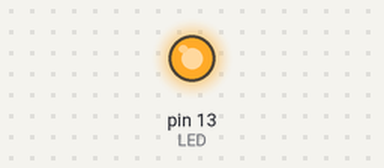
This sketch was run on a simulated Arduino Uno, built with avr-gcc and run on an emulated ATmega328P. Shown: output pins drawn as LEDs (lit = HIGH).

Above: at 0.1 s.
At 2.6 s:
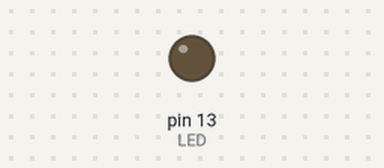
Timing chart, 0 to 4.1 s (numbered marks = the images above):
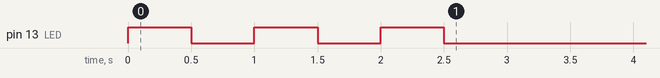

The sketch:

test_sketch_mar24_led.ino
```cpp
#include <SoftwareSerial.h> // will allow us to use the serial communication library

int LED = 13; // most arduino boards have an onboard LED on pin 13

void setup() { // called once pers startup

  // start sequence -> flash LED 3 times
  pinMode(LED, OUTPUT); // set up pin as output
  for (int i = 0; i < 3; i++) {
    digitalWrite(LED, HIGH); // turn on LED (i.e. set to HIGH voltage)
    delay(500); // wait for 500 ms (i.e. half a second)
    digitalWrite(LED, LOW);
    delay(500);
  }

}

void loop() { // continuous loop

}
```
